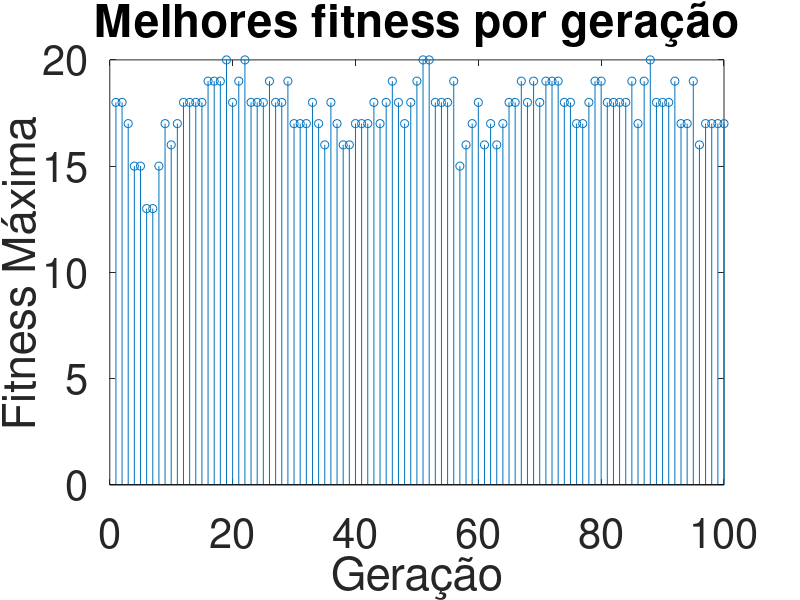
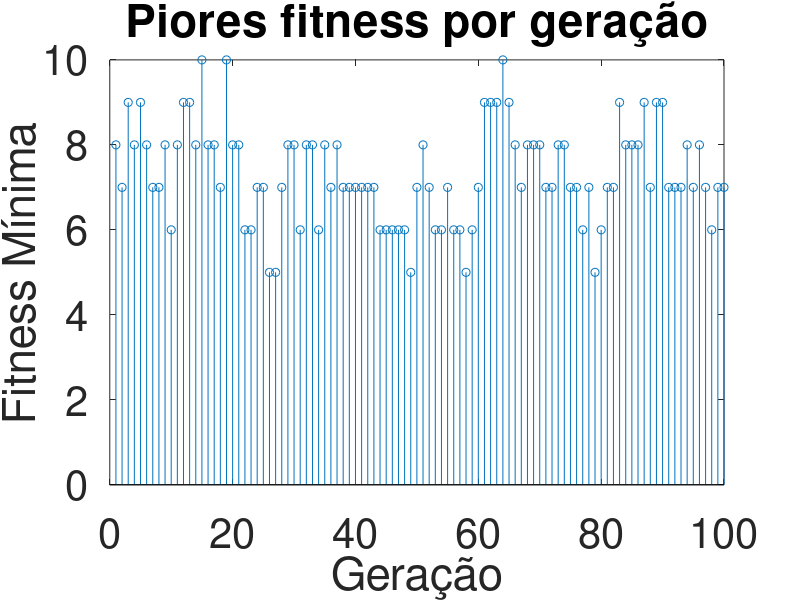
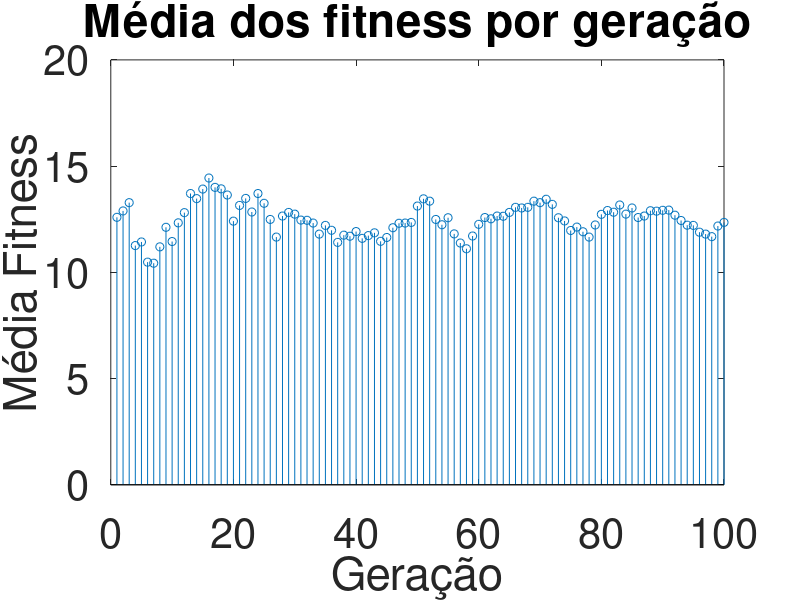

Reproduce these figures in MATLAB, in order.
Npop = 100; % Tamanho da população
L = 25; % Tamanho do genótipo
p_mut = 1/L; % Probabilidade de mutação
p_rec = 0.7; % Probabilidade de recombinação
Nger = 100; % Número máximo de gerações
n = 1; % Geração atual
T = 10; % Quantidade de rodadas do algoritmo

geracoes_otimas = zeros(1,T); % Guarda em que gerações alcançou-se o máximo de fitness

for t=1:T

    fitness = zeros(1,Npop); % Vetor de fitness da população
    max_fitness = zeros(1,Nger); % Vetor com a melhor fitness encontrada em cada geração
    min_fitness = zeros(1,Nger); % Vetor com a pior fitness encontrada em cada geração
    media_fitness = zeros(1,Nger); % Vetor com a média das fitness encontrada em cada geração

    P = unidrnd(2, [L, Npop]) - 1; % Inicialização aleatória da população

    while (n <= Nger) && (max_fitness(n) ~= 25) % Valor máximo de fitness é 25
        
        %% Cálculo de fitness
        
        fitness(n,:) = sum(P,1); % Cálculo das fitness de cada indivíduo

        max_fitness(n) = max(fitness(n,:));
        min_fitness(n) = min(fitness(n,:));
        media_fitness(n) = mean(fitness(n,:));

        %% Seleção de pais

        % Probabilidade proporcional ao fitness

        pdf_fitness = fitness/sum(fitness);
        cdf_fitness = cumsum(pdf_fitness);
        
        % Algoritmo SUS

        i = 1;
        membro_atual = i;
        r = unifrnd(0, 1/Npop);    
        reprodutores = zeros(1,Npop);

        while (membro_atual <= Npop)
            while (r <= cdf_fitness(i))
                reprodutores(membro_atual) = i;
                r = r + 1/Npop;
                membro_atual = membro_atual + 1; 
            end
            i = i + 1;
        end

        % Reprodução

        P_new = zeros(size(P)); % Nova geração

        for i = 1:2:(size(P,2) - 1)
            
            p1 = unidrnd(length(reprodutores));
            p2 = unidrnd(length(reprodutores));

            while (p2 == p1)
                p2 = unidrnd(length(reprodutores)); % Evita que a mesma posição do vetor de reprodutores seja sorteada
            end

            r = unifrnd(0,1);
            
            if (r < p_rec) % Haverá recombinação
                c = unidrnd(19); % Define o ponto de corte para recombinação
                
                P_new(1:c, i) = P(1:c, reprodutores(p1));
                P_new((c+1):end, i) = P((c+1):end, reprodutores(p2));
                P_new(1:c, (i+1)) = P(1:c, reprodutores(p2));
                P_new((c+1):end, (i+1)) = P((c+1):end, reprodutores(p2));

            else % Os pais serão somente copiados para a geração seguinte
                
                P_new(:, i) = P(:, reprodutores(p1));
                P_new(:, (i+1)) = P(:, reprodutores(p2));

            end
        end

        % Mutação bit a bit

        for j = 1:size(P_new, 2)
            for i = 1:size(P_new, 1)
                r = unifrnd(0,1);
                
                if (r < p_mut) % Haverá mutação
                    if P_new(i,j) == 0
                        P_new(i,j) = 1;
                    else
                        P_new(i,j) = 0;
                    end
                end
            end
        end

        %% Seleção dos sobreviventes    

        P = P_new; % Seleção Generacional
        n = n + 1;
    end

    if (n < Nger)
        max_fitness = max_fitness(1:n);
        min_fitness = min_fitness(1:n);
        media_fitness = media_fitness(1:n);
    end
    
    if (t == 1)
        % Plot dos gráficos

        stem(max_fitness);
        xlabel('Geração', 'FontSize', 30);
        ylabel('Fitness Máxima', 'FontSize', 30);
        title('Melhores fitness por geração', 'FontSize', 30);
        set(gca, 'FontSize', 30);
        figure;

        stem(min_fitness);
        xlabel('Geração', 'FontSize', 30);
        ylabel('Fitness Mínima', 'FontSize', 30);
        title('Piores fitness por geração', 'FontSize', 30);
        set(gca, 'FontSize', 30);
        figure;

        stem(media_fitness);
        xlabel('Geração', 'FontSize', 30);
        ylabel('Média Fitness', 'FontSize', 30);
        title('Média dos fitness por geração', 'FontSize', 30);
        set(gca, 'FontSize', 30);
    end

    geracoes_otimas(t) = n-1;

end

disp(['Média de gerações para alcançar o máximo: ' num2str(mean(geracoes_otimas))])
disp(['Desvio-padrão de gerações para alcançar o máximo: ' num2str(std(geracoes_otimas, 1))])
